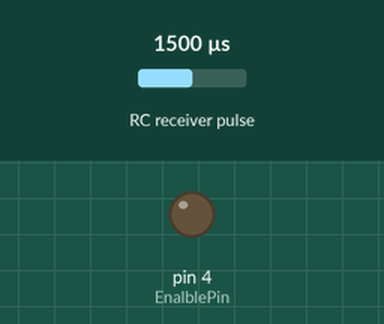
The sketch below on a simulated Arduino Uno, built with avr-gcc and run on an emulated ATmega328P. Parts: output pins drawn as LEDs (lit = HIGH). Wiring (inferred from the names in the program): RC receiver channel: data pin 2. The test bench sets the inputs (shaded band); at power-on: RC receiver pulse 1500 µs.

Above: at 1.2 s.
1.3 s: RC receiver pulse (sensor on pin 2) set to 1935 µs
3.1 s: RC receiver pulse (sensor on pin 2) set to 1961 µs
At 3.7 s:
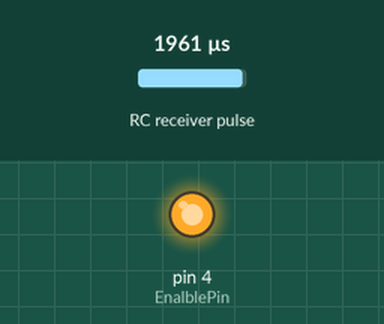
4.6 s: RC receiver pulse (sensor on pin 2) set to 1070 µs
6.1 s: RC receiver pulse (sensor on pin 2) set to 1041 µs
At 7.2 s:
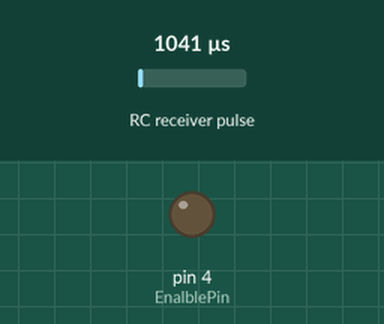
7.6 s: RC receiver pulse (sensor on pin 2) set to 1980 µs
At 8.4 s:
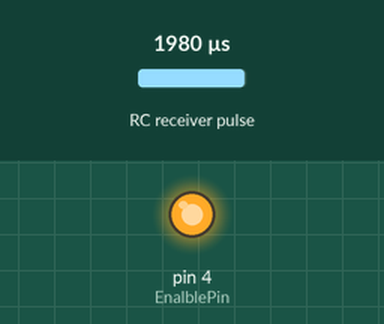
Timing chart, 0 to 10.1 s (numbered marks = the images above; inputs shaded):
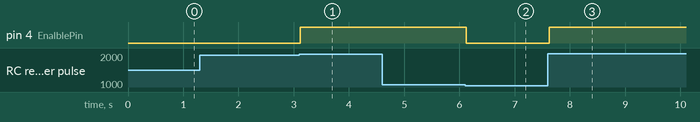

The sketch:

PPMtoDigitalSiganl.ino
```cpp
//define the pins and variables

#define RCEanblePin 2
//#define RCBuzzerPin 3

#define EnalblePin 4 //който сложим
//#define BuzzerPin 6 //който сложим

volatile unsigned long StartTimeEnalble = 0;
volatile unsigned long CurrentTimeEnalble = 0;
volatile unsigned long PulsesEnalble = 0;
unsigned long PulseWidthEnalble = 0;

int PWMSignalEnalble = 0;

int directionEnalble = 0;

//volatile unsigned long StartTimeBuzzer = 0;
//volatile unsigned long CurrentTimeBuzzer = 0;
//volatile unsigned long PulsesBuzzer = 0;
//unsigned long PulseWidthBuzzer = 0;

//int PWMSignalBuzzer = 0;

//int directionBuzzer = 0;

void setup() {
  pinMode (RCEanblePin, INPUT_PULLUP);
  //pinMode (RCBuzzerPin, INPUT_PULLUP);

  pinMode(EnalblePin, OUTPUT);

  attachInterrupt (digitalPinToInterrupt (RCEanblePin), PulseTimerEnalble, CHANGE); //вика функцията PulseTimer при промяна във фронта на пин RCPin - или когато настъпва rising edge или когао настъпва falling edge
  //attachInterrupt (digitalPinToInterrupt (RCBuzzerPin), PulseTimerBuzzer, CHANGE);
}


void loop(){

  cli();
  PulseWidthEnalble = PulsesEnalble;
  sei();
  if (PulseWidthEnalble > 950 && PulseWidthEnalble < 2050){
    if(PulseWidthEnalble > 950 && PulseWidthEnalble <= 1050){
      digitalWrite(EnalblePin, LOW);
    }
    else if(PulseWidthEnalble > 1950 && PulseWidthEnalble < 2050){
      digitalWrite(EnalblePin, HIGH);
    }
  }
/*
  cli();
  PulseWidthBuzzer = PulsesBuzzer;
  sei();
  if (PulseWidthBuzzer > 950 && PulseWidthBuzzer < 2050){
    if(PulseWidthBuzzer > 950 && PulseWidthBuzzer <= 1050){
      digitalWrite(BuzzerPin, LOW);
    }
    else if(PulseWidthBuzzer > 1950 && PulseWidthBuzzer < 2050){
      digitalWrite(BuzzerPin, HIGH);
    }
  }
*/
}

void PulseTimerEnalble(){

  CurrentTimeEnalble = micros(); //времето от началото на програмата

  if (CurrentTimeEnalble > StartTimeEnalble){ //StartTime - последният път, в който е бил засечен interrupt
    PulsesEnalble = CurrentTimeEnalble - StartTimeEnalble; // времето между interrupt-ите, при rising edge  ще бъде генериран interrupt и отново ще бъде генериран interrupt при falling edge - времето между двете е най-много 2000 us
                                                // времето между falling edge и rising edge ще бъде около 18000us (при 50Hz времето между rising edges e около 20000us -> 20000 - 2000 = 18000)
    StartTimeEnalble = CurrentTimeEnalble; //презаписва се последният път, в който е бил засечен interrupt
  }
}
/*
void PulseTimerBuzzer(){

  CurrentTimeBuzzer = micros(); //времето от началото на програмата

  if (CurrentTimeBuzzer > StartTimeBuzzer){ //StartTime - последният път, в който е бил засечен interrupt
    PulsesBuzzer = CurrentTimeBuzzer - StartTimeBuzzer; // времето между interrupt-ите, при rising edge  ще бъде генериран interrupt и отново ще бъде генериран interrupt при falling edge - времето между двете е най-много 2000 us
                                                // времето между falling edge и rising edge ще бъде около 18000us (при 50Hz времето между rising edges e около 20000us -> 20000 - 2000 = 18000)
    StartTimeBuzzer = CurrentTimeBuzzer; //презаписва се последният път, в който е бил засечен interrupt
  }
}*/
```

Measured:
- the behaviour switches between 1947 and 1948 µs on RC receiver pulse (sensor on pin 2) (found by bisection; images 0 and 1)
- the behaviour switches between 1053 and 1052 µs on RC receiver pulse (sensor on pin 2) (found by bisection; images 1 and 2)
- after the input at 1.3 s, every drawn part: stays the same
- after the input at 3.1 s, pin 4 (EnalblePin): LOW → HIGH at once
- after the input at 4.6 s, every drawn part: stays the same
- after the input at 6.1 s, pin 4 (EnalblePin): HIGH → LOW at once
- after the input at 7.6 s, pin 4 (EnalblePin): LOW → HIGH at once
